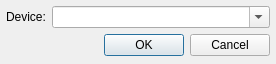
<?xml version="1.0" encoding="UTF-8"?>
<ui version="4.0">
 <class>SettingsDialog</class>
 <widget class="QDialog" name="SettingsDialog">
  <property name="geometry">
   <rect>
    <x>0</x>
    <y>0</y>
    <width>276</width>
    <height>64</height>
   </rect>
  </property>
  <property name="minimumSize">
   <size>
    <width>276</width>
    <height>64</height>
   </size>
  </property>
  <property name="maximumSize">
   <size>
    <width>276</width>
    <height>68</height>
   </size>
  </property>
  <property name="windowTitle">
   <string>OSS4 Plugin Settings</string>
  </property>
  <layout class="QGridLayout">
   <property name="leftMargin">
    <number>6</number>
   </property>
   <property name="topMargin">
    <number>6</number>
   </property>
   <property name="rightMargin">
    <number>6</number>
   </property>
   <property name="bottomMargin">
    <number>6</number>
   </property>
   <property name="spacing">
    <number>6</number>
   </property>
   <item row="0" column="1" colspan="2">
    <widget class="QComboBox" name="deviceComboBox">
     <property name="sizePolicy">
      <sizepolicy hsizetype="Expanding" vsizetype="Fixed">
       <horstretch>0</horstretch>
       <verstretch>0</verstretch>
      </sizepolicy>
     </property>
     <property name="editable">
      <bool>true</bool>
     </property>
    </widget>
   </item>
   <item row="1" column="0" colspan="3">
    <widget class="QDialogButtonBox" name="buttonBox">
     <property name="standardButtons">
      <set>QDialogButtonBox::Cancel|QDialogButtonBox::Ok</set>
     </property>
    </widget>
   </item>
   <item row="0" column="0">
    <widget class="QLabel" name="label">
     <property name="sizePolicy">
      <sizepolicy hsizetype="Maximum" vsizetype="Preferred">
       <horstretch>0</horstretch>
       <verstretch>0</verstretch>
      </sizepolicy>
     </property>
     <property name="text">
      <string>Device:</string>
     </property>
    </widget>
   </item>
  </layout>
 </widget>
 <resources/>
 <connections>
  <connection>
   <sender>buttonBox</sender>
   <signal>accepted()</signal>
   <receiver>SettingsDialog</receiver>
   <slot>accept()</slot>
   <hints>
    <hint type="sourcelabel">
     <x>179</x>
     <y>51</y>
    </hint>
    <hint type="destinationlabel">
     <x>274</x>
     <y>2</y>
    </hint>
   </hints>
  </connection>
  <connection>
   <sender>buttonBox</sender>
   <signal>rejected()</signal>
   <receiver>SettingsDialog</receiver>
   <slot>reject()</slot>
   <hints>
    <hint type="sourcelabel">
     <x>231</x>
     <y>46</y>
    </hint>
    <hint type="destinationlabel">
     <x>271</x>
     <y>44</y>
    </hint>
   </hints>
  </connection>
 </connections>
</ui>
